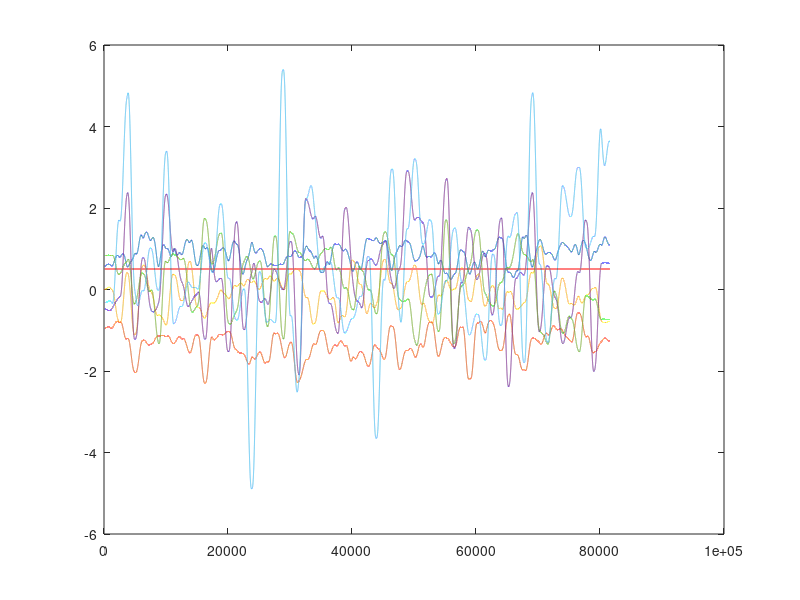
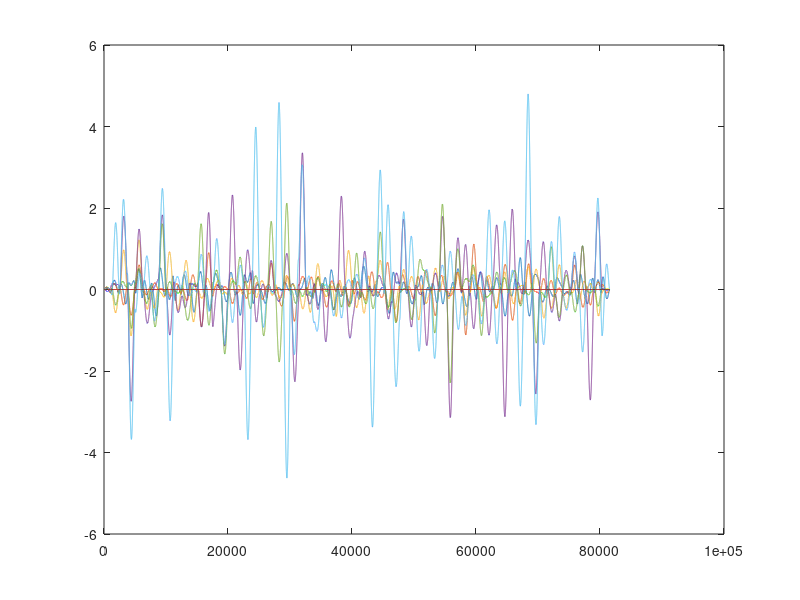
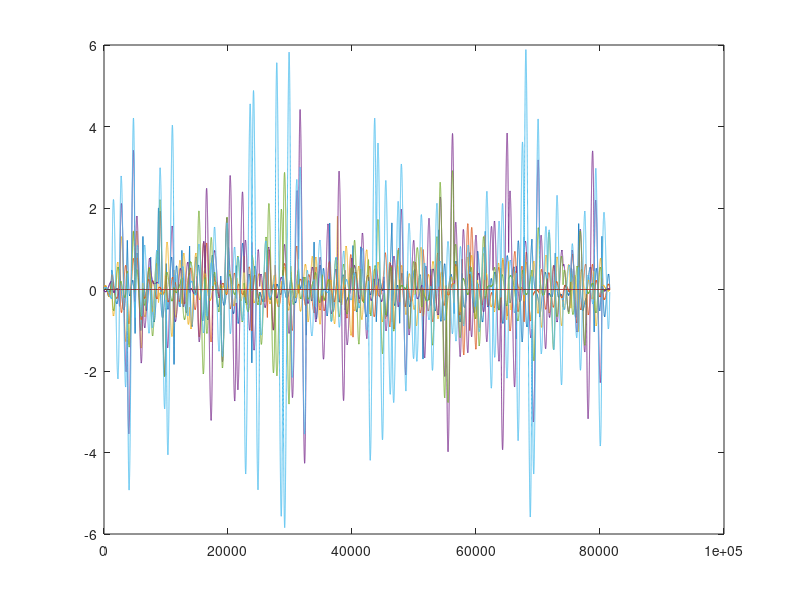

Here is the MATLAB script that generated these plots, in order: (Note: this script raises an error after producing the figures.)
clc; clear all; close all;
load('traj.mat')
u = zeros(size(traj,1)-2,size(traj,2)-1);
Fs = 500;
dtraj = sgolayfilt(diff(traj)*Fs,1,17);
ddtraj = sgolayfilt(diff(dtraj)*Fs,1,17);
figure, plot(traj), figure, plot(dtraj), figure, plot(ddtraj);
num = size(traj,1)-2;
parfor i=1:num
    u(i,:) = noiseCompensation(traj(i,1:6), dtraj(i,1:6), ddtraj(i,1:6))';
end
%% Grafici (cambiare fra ddtraj/dtraj/traj)
figure; 
subplot(321); plot(ddtraj(:,1)); hold on; plot(u(:,1));
subplot(322); plot(ddtraj(:,2)); hold on; plot(u(:,2));
subplot(323); plot(ddtraj(:,3)); hold on; plot(u(:,3));
subplot(324); plot(ddtraj(:,4)); hold on; plot(u(:,4));
subplot(325); plot(ddtraj(:,5)); hold on; plot(u(:,5));
subplot(326); plot(ddtraj(:,6)); hold on; plot(u(:,6));